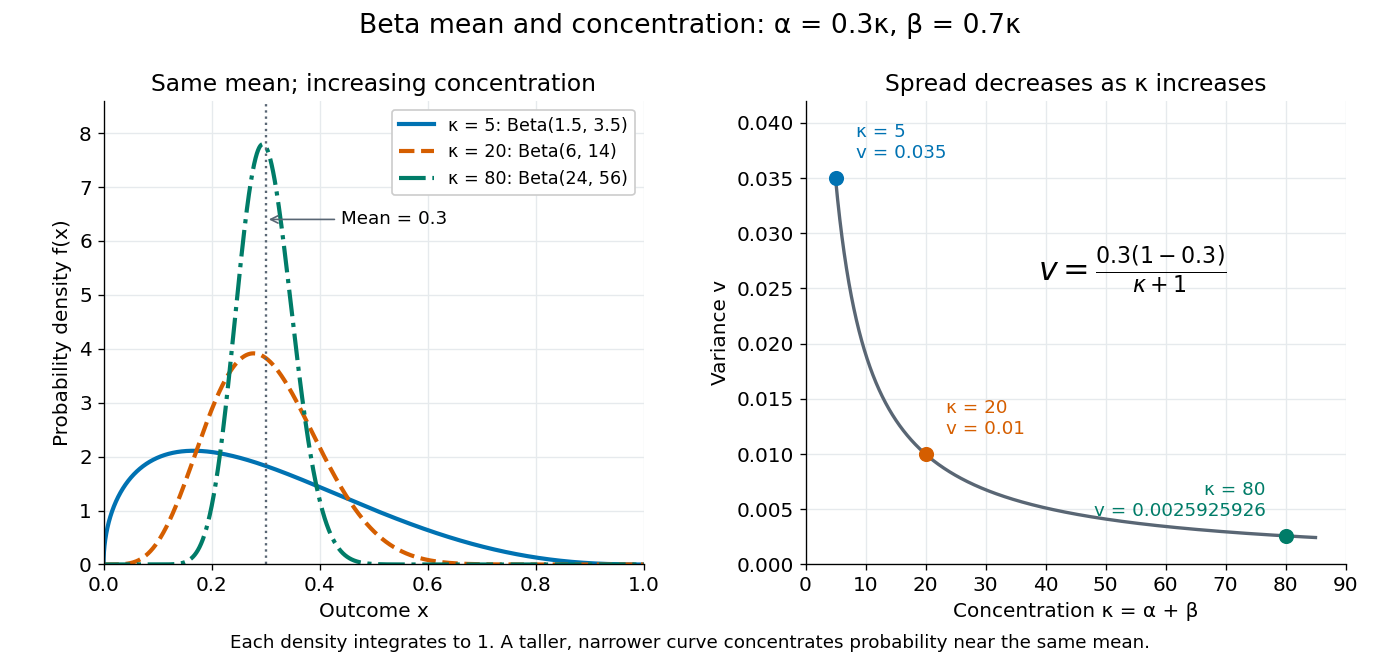

Generate this figure with Python:
"""Render fixed-mean beta concentrations to cwd; tested with Python 3.14.4.

Uses only the project's NumPy and Matplotlib dependencies and the standard
library. The density normalization is evaluated using log-gamma arithmetic.
"""

from math import lgamma
from pathlib import Path

import matplotlib.pyplot as plt
import numpy as np


def beta_density(x, alpha, beta):
    log_normalizer = lgamma(alpha) + lgamma(beta) - lgamma(alpha + beta)
    return np.exp((alpha - 1) * np.log(x)
                  + (beta - 1) * np.log1p(-x) - log_normalizer)


def main():
    plt.rcParams.update({"font.size": 12, "axes.titlesize": 14})
    fig, (density, variance) = plt.subplots(
        1, 2, figsize=(11.5, 5.6), dpi=120, facecolor="white")
    mean = 0.3
    x = np.linspace(0.00001, 0.99999, 6001)
    for concentration, color, style in [
        (5, "#0072b2", "-"),
        (20, "#d55e00", "--"),
        (80, "#007c68", "-."),
    ]:
        alpha = mean * concentration
        beta = (1 - mean) * concentration
        value = mean * (1 - mean) / (concentration + 1)
        density.plot(np.r_[0, x, 1],
                     np.r_[0, beta_density(x, alpha, beta), 0],
                     color=color, linestyle=style, lw=2.5,
                     label=f"κ = {concentration}: Beta({alpha:g}, {beta:g})")
        variance.scatter(concentration, value, color=color, s=65, zorder=4)
        variance.annotate(f"κ = {concentration}\nv = {value:.8g}",
                          xy=(concentration, value),
                          xytext=(12 if concentration < 80 else -12, 12),
                          textcoords="offset points",
                          ha="left" if concentration < 80 else "right",
                          fontsize=11, color=color)
    density.axvline(mean, color="#596674", lw=1.4, linestyle=":")
    density.annotate("Mean = 0.3", xy=(mean, 6.4), xytext=(0.44, 6.4),
                     fontsize=11, va="center",
                     arrowprops={"arrowstyle": "->", "color": "#596674"})
    density.set(title="Same mean; increasing concentration",
                xlabel="Outcome x", ylabel="Probability density f(x)",
                xlim=(0, 1), ylim=(0, 8.6))
    density.legend(loc="upper right", fontsize=10.5, framealpha=1)
    kappa = np.linspace(5, 85, 2001)
    variance.plot(kappa, mean * (1 - mean) / (kappa + 1),
                  color="#596674", lw=2)
    variance.text(0.43, 0.61, r"$v=\frac{0.3(1-0.3)}{\kappa+1}$",
                  transform=variance.transAxes, fontsize=19)
    variance.set(title="Spread decreases as κ increases",
                 xlabel="Concentration κ = α + β", ylabel="Variance v",
                 xlim=(0, 90), ylim=(0, 0.042))
    for ax in [density, variance]:
        ax.grid(color="#e6eaed")
        ax.spines[["top", "right"]].set_visible(False)
    fig.suptitle("Beta mean and concentration: α = 0.3κ, β = 0.7κ", fontsize=16)
    fig.text(0.5, 0.035,
             "Each density integrates to 1. "
             "A taller, narrower curve concentrates probability near the same mean.",
             ha="center", fontsize=11)
    fig.subplots_adjust(left=0.075, right=0.975, bottom=0.16,
                        top=0.85, wspace=0.3)
    fig.savefig(Path.cwd() / Path(__file__).with_suffix(".png").name,
                facecolor="white", transparent=False)
    plt.close(fig)


if __name__ == "__main__":
    main()
